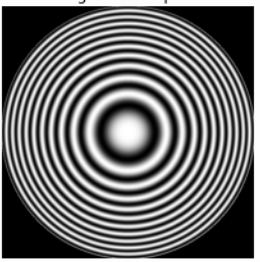
#> input picture hp.png, 260 x 262 px
$ python high_pass_mask.py
#> lines starting #> are read from the running program, lines starting #| are printed output that depends on the picture
#> further down, input_image is the input picture: shape (262, 260, 3); min 0, max 255, mean 109.5
import cv2
import numpy as np

def gaussian_blur(image, kernel_size, sigma):
    # Create a 1D Gaussian kernel
#> called with kernel_size = 5, sigma = 1
    kernel = cv2.getGaussianKernel(kernel_size, sigma)

    # Convolve the image with the 1D Gaussian kernel in both directions
    blurred_image = cv2.filter2D(image, -1, kernel)
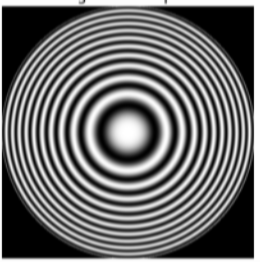
#> blurred_image: shape (262, 260); min 0, max 255, mean 109.5
    blurred_image = cv2.filter2D(blurred_image, -1, kernel.T)
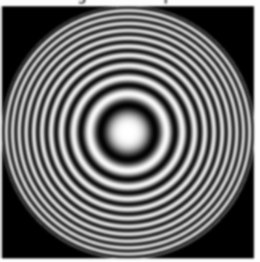
#> blurred_image: shape (262, 260); min 0, max 255, mean 109.4

    return blurred_image

def high_pass_filter(image, sigma=1):
    # Convert the image to grayscale
    # gray_image = cv2.cvtColor(image, cv2.COLOR_BGR2GRAY)

    # Apply Gaussian blur (low-pass filter)
    blurred_image = gaussian_blur(image, kernel_size=5, sigma=sigma)

    # Calculate the high-pass filter by subtracting the low-pass filtered image from the original image
    high_pass_image = image - blurred_image
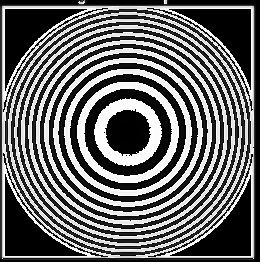
#> high_pass_image: shape (262, 260); min 0, max 255, mean 105.2

    # Clip the values to the valid range [0, 255]
    high_pass_image = np.clip(high_pass_image, 0, 255).astype(np.uint8)

    return high_pass_image

# Read the input image
input_image = cv2.imread('./hp.png')
input_image = cv2.cvtColor(input_image,cv2.COLOR_BGR2GRAY)

# Check if the image was loaded successfully
if input_image is None:
    print("Error: Unable to load the image.")
else:
    # Apply high-pass filter
    high_pass_image = high_pass_filter(input_image)

    # Display the images
    cv2.imshow('Original Image', input_image)
    cv2.imshow('High-pass Filtered Image', high_pass_image)
    cv2.waitKey(0)
    cv2.destroyAllWindows()
